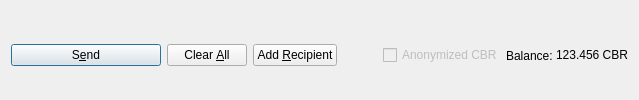
         <widget class="QFrame" name="frame_Send">
          <layout class="QHBoxLayout" name="horizontalLayout">
           <property name="bottomMargin">
            <number>0</number>
           </property>
           <item>
            <widget class="QPushButton" name="sendButton">
             <property name="minimumSize">
              <size>
               <width>150</width>
               <height>0</height>
              </size>
             </property>
             <property name="toolTip">
              <string>Confirm the send action</string>
             </property>
             <property name="text">
              <string>S&amp;end</string>
             </property>
             <property name="icon">
              <iconset resource="../calibur.qrc">
               <normaloff>:/icons/send</normaloff>:/icons/send</iconset>
             </property>
             <property name="autoDefault">
              <bool>false</bool>
             </property>
             <property name="default">
              <bool>true</bool>
             </property>
            </widget>
           </item>
           <item>
            <widget class="QPushButton" name="clearButton">
             <property name="sizePolicy">
              <sizepolicy hsizetype="Minimum" vsizetype="Fixed">
               <horstretch>0</horstretch>
               <verstretch>0</verstretch>
              </sizepolicy>
             </property>
             <property name="toolTip">
              <string>Clear all fields of the form.</string>
             </property>
             <property name="text">
              <string>Clear &amp;All</string>
             </property>
             <property name="icon">
              <iconset resource="../calibur.qrc">
               <normaloff>:/icons/remove</normaloff>:/icons/remove</iconset>
             </property>
             <property name="autoDefault">
              <bool>false</bool>
             </property>
            </widget>
           </item>
           <item>
            <widget class="QPushButton" name="addButton">
             <property name="toolTip">
              <string>Send to multiple recipients at once</string>
             </property>
             <property name="text">
              <string>Add &amp;Recipient</string>
             </property>
             <property name="icon">
              <iconset resource="../calibur.qrc">
               <normaloff>:/icons/add</normaloff>:/icons/add</iconset>
             </property>
             <property name="autoDefault">
              <bool>false</bool>
             </property>
            </widget>
           </item>
           <item>
            <spacer name="horizontalSpacer">
             <property name="orientation">
              <enum>Qt::Horizontal</enum>
             </property>
             <property name="sizeHint" stdset="0">
              <size>
               <width>40</width>
               <height>20</height>
              </size>
             </property>
            </spacer>
           </item>
           <item>
            <layout class="QHBoxLayout" name="horizontalLayout_2">
             <property name="spacing">
              <number>3</number>
             </property>
             <item>
              <widget class="QCheckBox" name="checkzCBR">
               <property name="enabled">
                <bool>false</bool>
               </property>
               <property name="text">
                <string>Anonymized CBR</string>
               </property>
              </widget>
             </item>
             <item>
              <widget class="QLabel" name="label">
               <property name="text">
                <string>Balance:</string>
               </property>
              </widget>
             </item>
             <item>
              <widget class="QLabel" name="labelBalance">
               <property name="sizePolicy">
                <sizepolicy hsizetype="Preferred" vsizetype="Fixed">
                 <horstretch>0</horstretch>
                 <verstretch>0</verstretch>
                </sizepolicy>
               </property>
               <property name="cursor">
                <cursorShape>IBeamCursor</cursorShape>
               </property>
               <property name="text">
                <string notr="true">123.456 CBR</string>
               </property>
               <property name="textInteractionFlags">
                <set>Qt::LinksAccessibleByMouse|Qt::TextSelectableByKeyboard|Qt::TextSelectableByMouse</set>
               </property>
              </widget>
             </item>
            </layout>
           </item>
          </layout>
         </widget>
